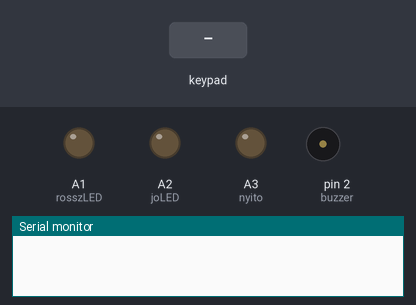
Bench run of a sketch on a simulated Arduino Uno, built with avr-gcc and run on an emulated ATmega328P. Parts: output pins drawn as LEDs (lit = HIGH), buzzer (waves = sounding), the last lines printed to the serial monitor. The test bench sets the inputs (shaded band). The local clock reads 2024-03-15 10:24:30 at power-on unless the sketch sets it.

Above: at 1.8 s.
1.9 s: key '#' pressed
At 3.5 s:
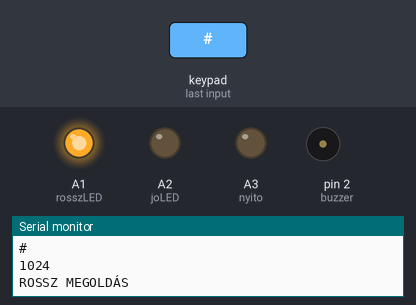
4.0 s: keypad keys 1 2 3 4 # pressed 0.4 s apart
At 8.34 s:
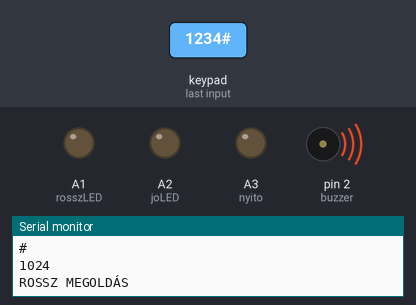
Timing chart, 0 to 15.3 s (numbered marks = the images above; inputs shaded):
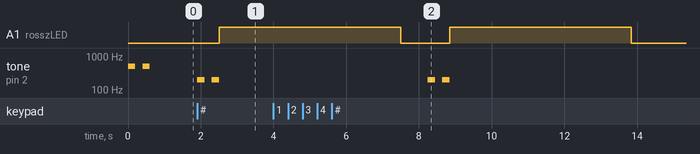

Measured:
- after the input at 1.9 s, A1 (rosszLED): LOW → HIGH after 0.61 s; tone on pin 2 (buzzer): alternates 200 Hz for 0.20 s and silent for 0.20 s, 4 changes in all, then stays silent, starting at once
- after the input at 4.0 s, tone on pin 2 (buzzer): alternates 200 Hz for 0.20 s and silent for 0.20 s, 4 changes in all, then stays silent, starting after 4.2 s

The sketch:

AjtoNyitoAktIdore.ino
```cpp
#include <Keypad.h>
#include  <virtuabotixRTC.h>

const byte ROWS = 4; //four rows
const byte COLS = 3; //three columns

char keys[ROWS][COLS] = {
  {'1', '2', '3'},
  {'4', '5', '6'},
  {'7', '8', '9'},
  {'*', '0', '#'}
};
byte rowPins[ROWS] = {3, 4, 5, 6}; //2-7-6-4 LÁBAK a D3-D4-D5-D6 PORTRA
byte colPins[COLS] = {7, 8, 9}; //3-1-5 LÁBAK a D7-D8-D9 PORTRA

Keypad keypad = Keypad( makeKeymap(keys), rowPins, colPins, ROWS, COLS );

const String password_1 = "1234"; // change your password here
const String password_2 = "4321"; // change your password here
const String password_3 = "123456789876543210"; // change your password here
String input_password = "";

const int buzzer = 2;
virtuabotixRTC myRTC(10, 11, 12);


int joLED = A2;
int rosszLED = A1;
int nyito = A3;

void setup() {
  pinMode(joLED, OUTPUT);
  pinMode(rosszLED, OUTPUT);
  pinMode(nyito, OUTPUT);
  Serial.begin(9600);
  tone(buzzer, 500);
  delay(200);
  noTone(buzzer);
  delay(200);
  tone(buzzer, 500);
  delay(200);
  noTone(buzzer);
}

void loop() {
  myRTC.updateTime();
  digitalWrite(joLED, LOW);
  digitalWrite(rosszLED, LOW);
  digitalWrite(nyito, LOW);
  char key = keypad.getKey();// Read the key

  if (key) {
    Serial.println(key);

    char buf [4];
    sprintf(buf, "%d%02d", myRTC.hours, myRTC.minutes);
    int ido = myRTC.hours * 100 + myRTC.minutes;
    Serial.println(ido);

    if (key == '*') {
      input_password = ""; // reset the input password
    } else if (key == '#') {
      if ( input_password.toInt() == ido)
      {
        Serial.println("JÓ MEGOLDÁS");
        tone(buzzer, 900);
        delay(100);
        noTone(buzzer);
        delay(100);
        tone(buzzer, 700);
        delay(100);
        noTone(buzzer);
        delay(100);
        tone(buzzer, 900);
        delay(100);
        noTone(buzzer);
        tone(buzzer, 700);
        delay(100);
        noTone(buzzer);
        tone(buzzer, 900);
        delay(100);
        noTone(buzzer);
        digitalWrite(joLED, HIGH);
        digitalWrite(nyito, HIGH);
        delay(5000);
        digitalWrite(joLED, LOW);
        digitalWrite(nyito, LOW);
      }
      else
      {
        Serial.println("ROSSZ MEGOLDÁS");
        tone(buzzer, 200);
        delay(200);
        noTone(buzzer);
        delay(200);
        tone(buzzer, 200);
        delay(200);
        noTone(buzzer);
        digitalWrite(rosszLED, HIGH);
        delay(5000);
        digitalWrite(rosszLED, LOW);
      }

      input_password = ""; // reset the input password
    } else {
      input_password += key; // append new character to input password string
    }
  }

}
```
